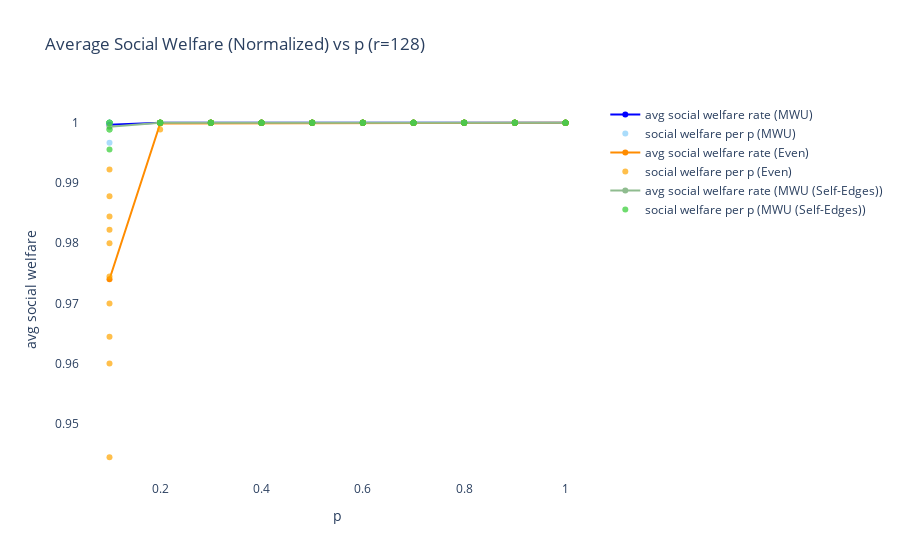
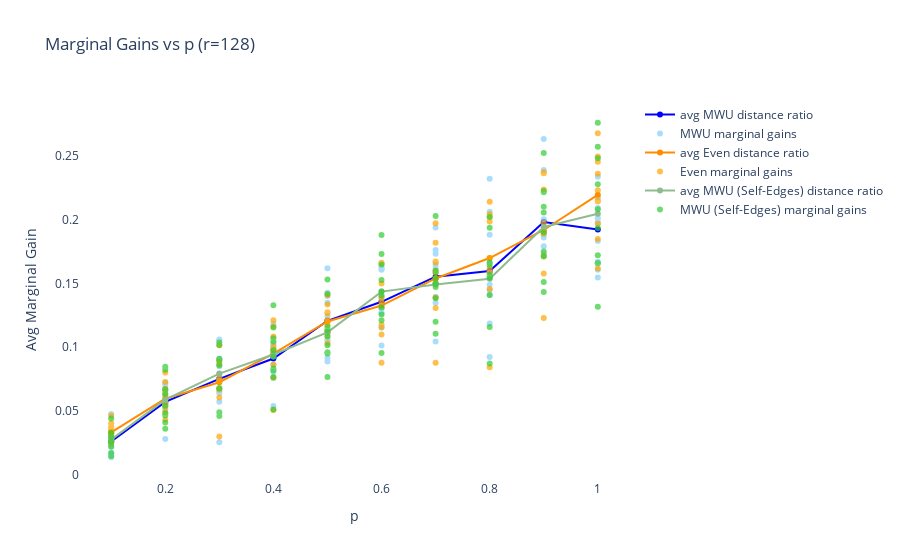
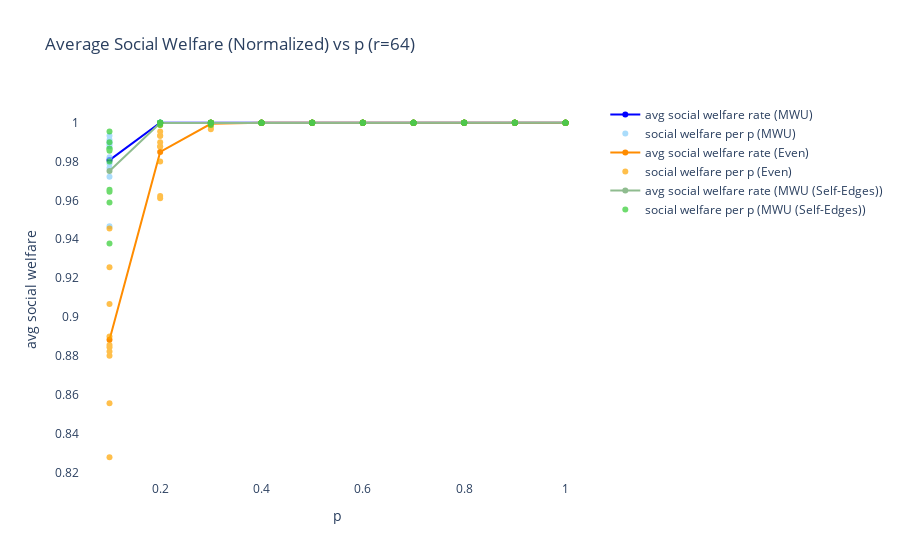
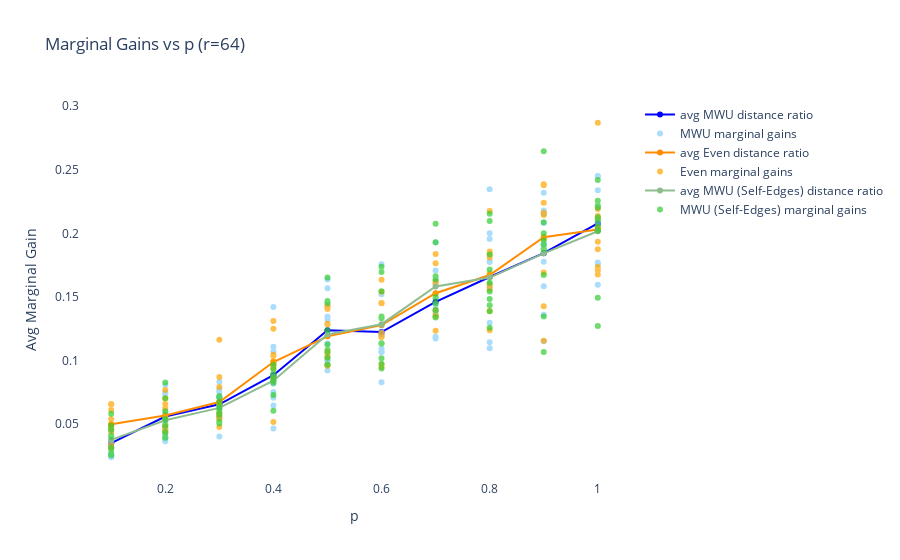

Here is the notebook cell these charts were saved with, in order:
### Markdown cell above
## Marginal Gains

### Code cell
plot_sim_results()
